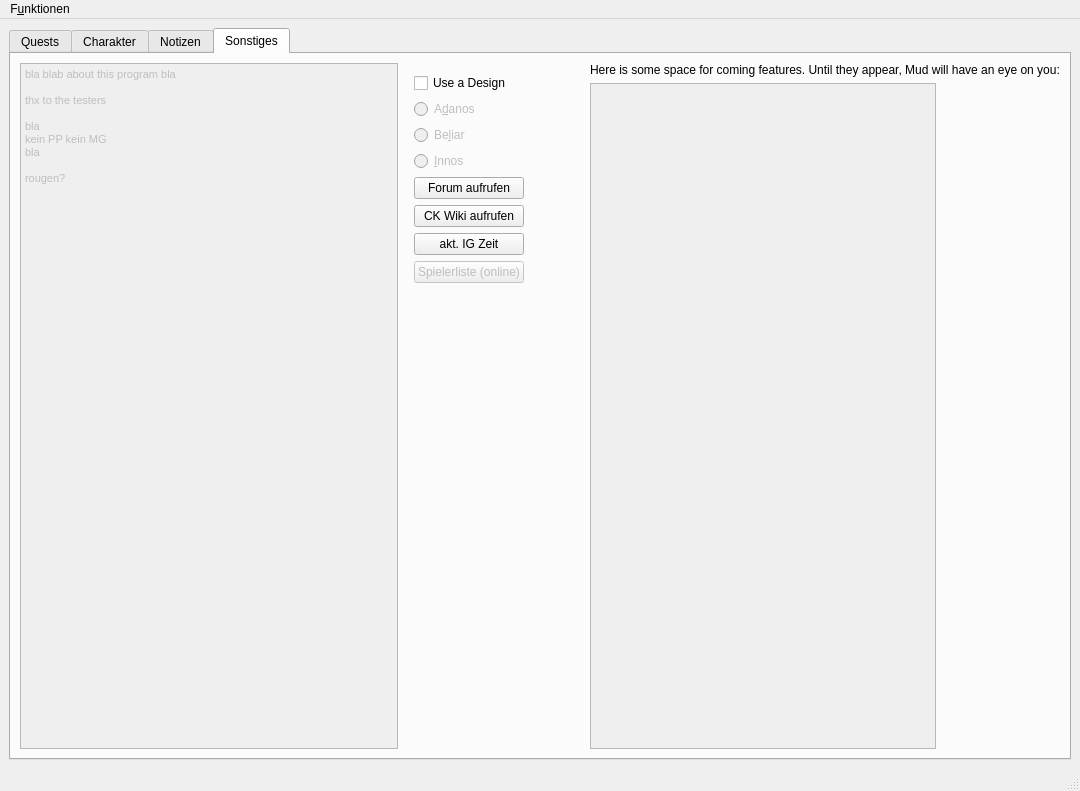
<?xml version="1.0" encoding="UTF-8"?>
<ui version="4.0">
 <class>MainWindow</class>
 <widget class="QMainWindow" name="MainWindow">
  <property name="enabled">
   <bool>true</bool>
  </property>
  <property name="geometry">
   <rect>
    <x>0</x>
    <y>0</y>
    <width>1080</width>
    <height>791</height>
   </rect>
  </property>
  <property name="windowTitle">
   <string>GMP - Questlog v1.0</string>
  </property>
  <property name="styleSheet">
   <string notr="true"/>
  </property>
  <widget class="QWidget" name="centralwidget">
   <layout class="QVBoxLayout" name="verticalLayout">
    <item>
     <widget class="QTabWidget" name="tabQuests">
      <property name="currentIndex">
       <number>3</number>
      </property>
      <widget class="QWidget" name="QuestTab">
       <attribute name="title">
        <string>Quests</string>
       </attribute>
       <layout class="QHBoxLayout" name="horizontalLayout">
        <item>
         <layout class="QGridLayout" name="gridLayout">
          <property name="leftMargin">
           <number>10</number>
          </property>
          <property name="topMargin">
           <number>10</number>
          </property>
          <property name="rightMargin">
           <number>10</number>
          </property>
          <property name="bottomMargin">
           <number>10</number>
          </property>
          <item row="0" column="0">
           <widget class="QLabel" name="label">
            <property name="text">
             <string>Übersicht</string>
            </property>
            <property name="alignment">
             <set>Qt::AlignCenter</set>
            </property>
            <property name="margin">
             <number>10</number>
            </property>
            <property name="indent">
             <number>-1</number>
            </property>
           </widget>
          </item>
          <item row="2" column="0">
           <layout class="QHBoxLayout" name="horizontalLayout_2">
            <property name="leftMargin">
             <number>5</number>
            </property>
            <property name="rightMargin">
             <number>5</number>
            </property>
            <item>
             <widget class="QPushButton" name="buttonNewPlace">
              <property name="text">
               <string>Neuer Ort</string>
              </property>
             </widget>
            </item>
            <item>
             <spacer name="horizontalSpacer">
              <property name="orientation">
               <enum>Qt::Horizontal</enum>
              </property>
              <property name="sizeHint" stdset="0">
               <size>
                <width>40</width>
                <height>20</height>
               </size>
              </property>
             </spacer>
            </item>
            <item>
             <widget class="QPushButton" name="buttonNewQuest">
              <property name="toolTip">
               <string>&lt;html&gt;&lt;head/&gt;&lt;body&gt;&lt;p&gt;Neue Quest erstellen&lt;/p&gt;&lt;/body&gt;&lt;/html&gt;</string>
              </property>
              <property name="text">
               <string>Neue Quest</string>
              </property>
             </widget>
            </item>
            <item>
             <spacer name="horizontalSpacer_9">
              <property name="orientation">
               <enum>Qt::Horizontal</enum>
              </property>
              <property name="sizeHint" stdset="0">
               <size>
                <width>40</width>
                <height>20</height>
               </size>
              </property>
             </spacer>
            </item>
            <item>
             <widget class="QPushButton" name="buttonQuestDone">
              <property name="toolTip">
               <string>&lt;html&gt;&lt;head/&gt;&lt;body&gt;&lt;p&gt;Quest als erledigt markieren&lt;/p&gt;&lt;/body&gt;&lt;/html&gt;</string>
              </property>
              <property name="text">
               <string>Quest Erledigt</string>
              </property>
             </widget>
            </item>
            <item>
             <widget class="QPushButton" name="buttonQuestFailed">
              <property name="text">
               <string>Quest Gescheitert</string>
              </property>
             </widget>
            </item>
           </layout>
          </item>
          <item row="1" column="0">
           <widget class="QTreeWidget" name="treeQuests">
            <property name="toolTip">
             <string>&lt;html&gt;&lt;head/&gt;&lt;body&gt;&lt;p&gt;Übersicht über die Quests und Orte.&lt;/p&gt;&lt;/body&gt;&lt;/html&gt;</string>
            </property>
            <column>
             <property name="text">
              <string>Quests</string>
             </property>
            </column>
           </widget>
          </item>
         </layout>
        </item>
        <item>
         <layout class="QGridLayout" name="gridLayout_2">
          <property name="leftMargin">
           <number>10</number>
          </property>
          <property name="topMargin">
           <number>10</number>
          </property>
          <property name="rightMargin">
           <number>10</number>
          </property>
          <property name="bottomMargin">
           <number>10</number>
          </property>
          <item row="9" column="0">
           <widget class="QTextEdit" name="textQuestDetails">
            <property name="toolTip">
             <string>&lt;html&gt;&lt;head/&gt;&lt;body&gt;&lt;p&gt;Details einer Quest.&lt;/p&gt;&lt;/body&gt;&lt;/html&gt;</string>
            </property>
           </widget>
          </item>
          <item row="8" column="0">
           <widget class="QLabel" name="label_16">
            <property name="text">
             <string>Details, weiter Infos:</string>
            </property>
           </widget>
          </item>
          <item row="0" column="0">
           <widget class="QLabel" name="label_2">
            <property name="text">
             <string>Details</string>
            </property>
            <property name="alignment">
             <set>Qt::AlignCenter</set>
            </property>
            <property name="margin">
             <number>10</number>
            </property>
           </widget>
          </item>
          <item row="5" column="0">
           <layout class="QHBoxLayout" name="horizontalLayout_6">
            <item>
             <widget class="QLabel" name="label_7">
              <property name="text">
               <string>Belohnung:          </string>
              </property>
             </widget>
            </item>
            <item>
             <widget class="QLineEdit" name="lineQuestRewards">
              <property name="maximumSize">
               <size>
                <width>400</width>
                <height>16777215</height>
               </size>
              </property>
              <property name="toolTip">
               <string>&lt;html&gt;&lt;head/&gt;&lt;body&gt;&lt;p&gt;Asugesetzte Belohnung im Falle des Questerfolgs.&lt;/p&gt;&lt;/body&gt;&lt;/html&gt;</string>
              </property>
             </widget>
            </item>
           </layout>
          </item>
          <item row="6" column="0">
           <widget class="QLabel" name="label_15">
            <property name="text">
             <string>Beschreibung</string>
            </property>
           </widget>
          </item>
          <item row="4" column="0">
           <layout class="QHBoxLayout" name="horizontalLayout_5">
            <property name="topMargin">
             <number>0</number>
            </property>
            <item>
             <widget class="QLabel" name="label_6">
              <property name="text">
               <string>Benötigte Items: </string>
              </property>
             </widget>
            </item>
            <item>
             <widget class="QLineEdit" name="lineQuestItems">
              <property name="maximumSize">
               <size>
                <width>400</width>
                <height>16777215</height>
               </size>
              </property>
             </widget>
            </item>
           </layout>
          </item>
          <item row="3" column="0">
           <layout class="QHBoxLayout" name="horizontalLayout_4">
            <item>
             <widget class="QLineEdit" name="lineQuestClient"/>
            </item>
            <item>
             <widget class="QLineEdit" name="lineQuestDeadLine">
              <property name="enabled">
               <bool>false</bool>
              </property>
             </widget>
            </item>
           </layout>
          </item>
          <item row="1" column="0">
           <layout class="QHBoxLayout" name="horizontalLayout_3">
            <item>
             <widget class="QLabel" name="label_5">
              <property name="text">
               <string>Auftraggeber</string>
              </property>
              <property name="textFormat">
               <enum>Qt::AutoText</enum>
              </property>
              <property name="alignment">
               <set>Qt::AlignCenter</set>
              </property>
             </widget>
            </item>
            <item>
             <widget class="QLabel" name="label_3">
              <property name="text">
               <string>Deadline</string>
              </property>
              <property name="alignment">
               <set>Qt::AlignCenter</set>
              </property>
             </widget>
            </item>
           </layout>
          </item>
          <item row="10" column="0">
           <widget class="QPushButton" name="buttonSaveQuestChanges">
            <property name="text">
             <string>Bearbeitetes Speichern</string>
            </property>
           </widget>
          </item>
          <item row="7" column="0">
           <widget class="QTextEdit" name="textQuestDesription">
            <property name="enabled">
             <bool>true</bool>
            </property>
            <property name="toolTip">
             <string>&lt;html&gt;&lt;head/&gt;&lt;body&gt;&lt;p&gt;Allgemeine Beschreibung einer Quest.&lt;/p&gt;&lt;/body&gt;&lt;/html&gt;</string>
            </property>
            <property name="html">
             <string>&lt;!DOCTYPE HTML PUBLIC &quot;-//W3C//DTD HTML 4.0//EN&quot; &quot;http://www.w3.org/TR/REC-html40/strict.dtd&quot;&gt;
&lt;html&gt;&lt;head&gt;&lt;meta name=&quot;qrichtext&quot; content=&quot;1&quot; /&gt;&lt;style type=&quot;text/css&quot;&gt;
p, li { white-space: pre-wrap; }
&lt;/style&gt;&lt;/head&gt;&lt;body style=&quot; font-family:'Noto Sans'; font-size:10pt; font-weight:400; font-style:normal;&quot;&gt;
&lt;p style=&quot;-qt-paragraph-type:empty; margin-top:0px; margin-bottom:0px; margin-left:0px; margin-right:0px; -qt-block-indent:0; text-indent:0px; font-family:'MS Shell Dlg 2'; font-size:8.25pt;&quot;&gt;&lt;br /&gt;&lt;/p&gt;&lt;/body&gt;&lt;/html&gt;</string>
            </property>
           </widget>
          </item>
         </layout>
        </item>
       </layout>
      </widget>
      <widget class="QWidget" name="charTab">
       <attribute name="title">
        <string>Charakter</string>
       </attribute>
       <layout class="QHBoxLayout" name="horizontalLayout_8">
        <item>
         <layout class="QVBoxLayout" name="verticalLayout_5">
          <property name="leftMargin">
           <number>10</number>
          </property>
          <property name="topMargin">
           <number>10</number>
          </property>
          <property name="rightMargin">
           <number>10</number>
          </property>
          <property name="bottomMargin">
           <number>10</number>
          </property>
          <item>
           <layout class="QHBoxLayout" name="horizontalLayout_7">
            <item>
             <widget class="QLabel" name="label_10">
              <property name="text">
               <string>Name</string>
              </property>
             </widget>
            </item>
            <item>
             <spacer name="horizontalSpacer_2">
              <property name="orientation">
               <enum>Qt::Horizontal</enum>
              </property>
              <property name="sizeType">
               <enum>QSizePolicy::Minimum</enum>
              </property>
              <property name="sizeHint" stdset="0">
               <size>
                <width>40</width>
                <height>20</height>
               </size>
              </property>
             </spacer>
            </item>
            <item>
             <widget class="QLineEdit" name="lineCharName">
              <property name="enabled">
               <bool>false</bool>
              </property>
              <property name="maximumSize">
               <size>
                <width>400</width>
                <height>16777215</height>
               </size>
              </property>
             </widget>
            </item>
           </layout>
          </item>
          <item>
           <layout class="QHBoxLayout" name="horizontalLayout_9">
            <item>
             <widget class="QLabel" name="label_8">
              <property name="text">
               <string>Alter </string>
              </property>
             </widget>
            </item>
            <item>
             <spacer name="horizontalSpacer_3">
              <property name="orientation">
               <enum>Qt::Horizontal</enum>
              </property>
              <property name="sizeType">
               <enum>QSizePolicy::Minimum</enum>
              </property>
              <property name="sizeHint" stdset="0">
               <size>
                <width>40</width>
                <height>20</height>
               </size>
              </property>
             </spacer>
            </item>
            <item>
             <widget class="QLineEdit" name="lineCharAge">
              <property name="maximumSize">
               <size>
                <width>400</width>
                <height>16777215</height>
               </size>
              </property>
             </widget>
            </item>
           </layout>
          </item>
          <item>
           <layout class="QHBoxLayout" name="horizontalLayout_10">
            <item>
             <widget class="QLabel" name="label_9">
              <property name="text">
               <string>Gilde </string>
              </property>
             </widget>
            </item>
            <item>
             <spacer name="horizontalSpacer_4">
              <property name="orientation">
               <enum>Qt::Horizontal</enum>
              </property>
              <property name="sizeType">
               <enum>QSizePolicy::Minimum</enum>
              </property>
              <property name="sizeHint" stdset="0">
               <size>
                <width>40</width>
                <height>20</height>
               </size>
              </property>
             </spacer>
            </item>
            <item>
             <widget class="QLineEdit" name="lineCharGild">
              <property name="maximumSize">
               <size>
                <width>400</width>
                <height>16777215</height>
               </size>
              </property>
             </widget>
            </item>
           </layout>
          </item>
          <item>
           <layout class="QVBoxLayout" name="verticalLayout_6">
            <property name="leftMargin">
             <number>10</number>
            </property>
            <property name="topMargin">
             <number>10</number>
            </property>
            <property name="rightMargin">
             <number>10</number>
            </property>
            <property name="bottomMargin">
             <number>10</number>
            </property>
            <item>
             <widget class="QLabel" name="label_11">
              <property name="text">
               <string>RP-Items:</string>
              </property>
             </widget>
            </item>
            <item>
             <widget class="QTextEdit" name="textCharItems"/>
            </item>
            <item>
             <widget class="QLabel" name="label_12">
              <property name="text">
               <string>Charakter-Story:</string>
              </property>
             </widget>
            </item>
            <item>
             <widget class="QTextEdit" name="textCharStory"/>
            </item>
            <item>
             <widget class="QPushButton" name="buttonSaveCharChanges">
              <property name="text">
               <string>Änderungen am Charakter übernehmen</string>
              </property>
             </widget>
            </item>
           </layout>
          </item>
         </layout>
        </item>
        <item>
         <layout class="QVBoxLayout" name="verticalLayout_3">
          <property name="leftMargin">
           <number>10</number>
          </property>
          <property name="topMargin">
           <number>10</number>
          </property>
          <property name="rightMargin">
           <number>10</number>
          </property>
          <property name="bottomMargin">
           <number>10</number>
          </property>
          <item>
           <layout class="QHBoxLayout" name="horizontalLayout_13">
            <item>
             <widget class="QLabel" name="label_17">
              <property name="text">
               <string>Status  </string>
              </property>
             </widget>
            </item>
            <item>
             <spacer name="horizontalSpacer_5">
              <property name="orientation">
               <enum>Qt::Horizontal</enum>
              </property>
              <property name="sizeType">
               <enum>QSizePolicy::Minimum</enum>
              </property>
              <property name="sizeHint" stdset="0">
               <size>
                <width>40</width>
                <height>20</height>
               </size>
              </property>
             </spacer>
            </item>
            <item>
             <widget class="QLineEdit" name="lineCharStatus">
              <property name="maximumSize">
               <size>
                <width>400</width>
                <height>16777215</height>
               </size>
              </property>
             </widget>
            </item>
           </layout>
          </item>
          <item>
           <layout class="QHBoxLayout" name="horizontalLayout_15">
            <item>
             <widget class="QLabel" name="label_19">
              <property name="text">
               <string>Beruf    </string>
              </property>
             </widget>
            </item>
            <item>
             <spacer name="horizontalSpacer_7">
              <property name="orientation">
               <enum>Qt::Horizontal</enum>
              </property>
              <property name="sizeType">
               <enum>QSizePolicy::Minimum</enum>
              </property>
              <property name="sizeHint" stdset="0">
               <size>
                <width>40</width>
                <height>20</height>
               </size>
              </property>
             </spacer>
            </item>
            <item>
             <widget class="QLineEdit" name="lineCharJob">
              <property name="maximumSize">
               <size>
                <width>400</width>
                <height>16777215</height>
               </size>
              </property>
             </widget>
            </item>
           </layout>
          </item>
          <item>
           <layout class="QHBoxLayout" name="horizontalLayout_14">
            <item>
             <widget class="QLabel" name="label_18">
              <property name="text">
               <string>Glaube </string>
              </property>
             </widget>
            </item>
            <item>
             <spacer name="horizontalSpacer_6">
              <property name="orientation">
               <enum>Qt::Horizontal</enum>
              </property>
              <property name="sizeType">
               <enum>QSizePolicy::Expanding</enum>
              </property>
              <property name="sizeHint" stdset="0">
               <size>
                <width>40</width>
                <height>20</height>
               </size>
              </property>
             </spacer>
            </item>
            <item>
             <widget class="QLineEdit" name="lineCharReligion">
              <property name="maximumSize">
               <size>
                <width>250</width>
                <height>16777215</height>
               </size>
              </property>
             </widget>
            </item>
           </layout>
          </item>
          <item>
           <layout class="QVBoxLayout" name="verticalLayout_8">
            <property name="leftMargin">
             <number>10</number>
            </property>
            <property name="topMargin">
             <number>12</number>
            </property>
            <property name="rightMargin">
             <number>10</number>
            </property>
            <property name="bottomMargin">
             <number>10</number>
            </property>
            <item>
             <widget class="QLabel" name="label_13">
              <property name="text">
               <string>Erledigte Quests:</string>
              </property>
             </widget>
            </item>
            <item>
             <widget class="QListWidget" name="listQuestsDone"/>
            </item>
            <item>
             <widget class="QLabel" name="label_14">
              <property name="text">
               <string>Quest-Details:</string>
              </property>
             </widget>
            </item>
            <item>
             <widget class="QTextEdit" name="textQuestDoneDetails">
              <property name="enabled">
               <bool>false</bool>
              </property>
             </widget>
            </item>
            <item>
             <widget class="QPushButton" name="buttonPlaceholder">
              <property name="toolTip">
               <string>&lt;html&gt;&lt;head/&gt;&lt;body&gt;&lt;p&gt;Placeholder for upcoming features.&lt;/p&gt;&lt;/body&gt;&lt;/html&gt;</string>
              </property>
              <property name="text">
               <string>PlaceHolder</string>
              </property>
             </widget>
            </item>
           </layout>
          </item>
         </layout>
        </item>
       </layout>
      </widget>
      <widget class="QWidget" name="tabNotes">
       <attribute name="title">
        <string>Notizen</string>
       </attribute>
       <layout class="QGridLayout" name="gridLayout_3">
        <item row="1" column="0">
         <widget class="QTextEdit" name="textNotes"/>
        </item>
        <item row="0" column="0">
         <widget class="QLabel" name="label_21">
          <property name="text">
           <string>Notizen:</string>
          </property>
         </widget>
        </item>
        <item row="2" column="0">
         <layout class="QHBoxLayout" name="horizontalLayout_16">
          <property name="leftMargin">
           <number>10</number>
          </property>
          <property name="topMargin">
           <number>10</number>
          </property>
          <property name="rightMargin">
           <number>10</number>
          </property>
          <property name="bottomMargin">
           <number>10</number>
          </property>
          <item>
           <widget class="QPushButton" name="buttonNotesSave">
            <property name="text">
             <string>Speichern</string>
            </property>
           </widget>
          </item>
          <item>
           <widget class="QPushButton" name="buttonNotesClear">
            <property name="text">
             <string>Alles löschen</string>
            </property>
           </widget>
          </item>
         </layout>
        </item>
       </layout>
      </widget>
      <widget class="QWidget" name="tabMisc">
       <attribute name="title">
        <string>Sonstiges</string>
       </attribute>
       <layout class="QHBoxLayout" name="horizontalLayout_11">
        <item>
         <layout class="QHBoxLayout" name="horizontalLayout_12">
          <item>
           <widget class="QTextEdit" name="textAbout">
            <property name="enabled">
             <bool>false</bool>
            </property>
            <property name="html">
             <string>&lt;!DOCTYPE HTML PUBLIC &quot;-//W3C//DTD HTML 4.0//EN&quot; &quot;http://www.w3.org/TR/REC-html40/strict.dtd&quot;&gt;
&lt;html&gt;&lt;head&gt;&lt;meta name=&quot;qrichtext&quot; content=&quot;1&quot; /&gt;&lt;style type=&quot;text/css&quot;&gt;
p, li { white-space: pre-wrap; }
&lt;/style&gt;&lt;/head&gt;&lt;body style=&quot; font-family:'Noto Sans'; font-size:10pt; font-weight:400; font-style:normal;&quot;&gt;
&lt;p style=&quot; margin-top:0px; margin-bottom:0px; margin-left:0px; margin-right:0px; -qt-block-indent:0; text-indent:0px;&quot;&gt;&lt;span style=&quot; font-family:'MS Shell Dlg 2'; font-size:8.25pt;&quot;&gt;bla blab about this program bla&lt;/span&gt;&lt;/p&gt;
&lt;p style=&quot;-qt-paragraph-type:empty; margin-top:0px; margin-bottom:0px; margin-left:0px; margin-right:0px; -qt-block-indent:0; text-indent:0px; font-family:'MS Shell Dlg 2'; font-size:8.25pt;&quot;&gt;&lt;br /&gt;&lt;/p&gt;
&lt;p style=&quot; margin-top:0px; margin-bottom:0px; margin-left:0px; margin-right:0px; -qt-block-indent:0; text-indent:0px;&quot;&gt;&lt;span style=&quot; font-family:'MS Shell Dlg 2'; font-size:8.25pt;&quot;&gt;thx to the testers&lt;/span&gt;&lt;/p&gt;
&lt;p style=&quot;-qt-paragraph-type:empty; margin-top:0px; margin-bottom:0px; margin-left:0px; margin-right:0px; -qt-block-indent:0; text-indent:0px; font-family:'MS Shell Dlg 2'; font-size:8.25pt;&quot;&gt;&lt;br /&gt;&lt;/p&gt;
&lt;p style=&quot; margin-top:0px; margin-bottom:0px; margin-left:0px; margin-right:0px; -qt-block-indent:0; text-indent:0px;&quot;&gt;&lt;span style=&quot; font-family:'MS Shell Dlg 2'; font-size:8.25pt;&quot;&gt;bla&lt;/span&gt;&lt;/p&gt;
&lt;p style=&quot; margin-top:0px; margin-bottom:0px; margin-left:0px; margin-right:0px; -qt-block-indent:0; text-indent:0px;&quot;&gt;&lt;span style=&quot; font-family:'MS Shell Dlg 2'; font-size:8.25pt;&quot;&gt;kein PP kein MG&lt;/span&gt;&lt;/p&gt;
&lt;p style=&quot; margin-top:0px; margin-bottom:0px; margin-left:0px; margin-right:0px; -qt-block-indent:0; text-indent:0px;&quot;&gt;&lt;span style=&quot; font-family:'MS Shell Dlg 2'; font-size:8.25pt;&quot;&gt;bla&lt;/span&gt;&lt;/p&gt;
&lt;p style=&quot;-qt-paragraph-type:empty; margin-top:0px; margin-bottom:0px; margin-left:0px; margin-right:0px; -qt-block-indent:0; text-indent:0px; font-family:'MS Shell Dlg 2'; font-size:8.25pt;&quot;&gt;&lt;br /&gt;&lt;/p&gt;
&lt;p style=&quot; margin-top:0px; margin-bottom:0px; margin-left:0px; margin-right:0px; -qt-block-indent:0; text-indent:0px;&quot;&gt;&lt;span style=&quot; font-family:'MS Shell Dlg 2'; font-size:8.25pt;&quot;&gt;rougen?&lt;/span&gt;&lt;/p&gt;&lt;/body&gt;&lt;/html&gt;</string>
            </property>
           </widget>
          </item>
         </layout>
        </item>
        <item>
         <layout class="QVBoxLayout" name="verticalLayout_4">
          <property name="leftMargin">
           <number>10</number>
          </property>
          <property name="topMargin">
           <number>10</number>
          </property>
          <property name="rightMargin">
           <number>10</number>
          </property>
          <property name="bottomMargin">
           <number>10</number>
          </property>
          <item>
           <widget class="QCheckBox" name="checkStyle">
            <property name="text">
             <string>Use a Design</string>
            </property>
           </widget>
          </item>
          <item>
           <widget class="QRadioButton" name="radioAdanosStyle">
            <property name="enabled">
             <bool>false</bool>
            </property>
            <property name="text">
             <string>A&amp;danos</string>
            </property>
           </widget>
          </item>
          <item>
           <widget class="QRadioButton" name="radioBeliarStyle">
            <property name="enabled">
             <bool>false</bool>
            </property>
            <property name="text">
             <string>Be&amp;liar</string>
            </property>
           </widget>
          </item>
          <item>
           <widget class="QRadioButton" name="radioInnosStyle">
            <property name="enabled">
             <bool>false</bool>
            </property>
            <property name="text">
             <string>&amp;Innos</string>
            </property>
           </widget>
          </item>
          <item>
           <widget class="QPushButton" name="buttonCallBoard">
            <property name="text">
             <string>Forum aufrufen</string>
            </property>
           </widget>
          </item>
          <item>
           <widget class="QPushButton" name="buttonCallWiki">
            <property name="text">
             <string>CK Wiki aufrufen</string>
            </property>
           </widget>
          </item>
          <item>
           <widget class="QPushButton" name="buttonGetTime">
            <property name="text">
             <string>akt. IG Zeit</string>
            </property>
           </widget>
          </item>
          <item>
           <widget class="QPushButton" name="buttonGetPlayers">
            <property name="enabled">
             <bool>false</bool>
            </property>
            <property name="text">
             <string>Spielerliste (online)</string>
            </property>
           </widget>
          </item>
          <item>
           <spacer name="verticalSpacer">
            <property name="orientation">
             <enum>Qt::Vertical</enum>
            </property>
            <property name="sizeHint" stdset="0">
             <size>
              <width>20</width>
              <height>40</height>
             </size>
            </property>
           </spacer>
          </item>
         </layout>
        </item>
        <item>
         <spacer name="horizontalSpacer_8">
          <property name="orientation">
           <enum>Qt::Horizontal</enum>
          </property>
          <property name="sizeType">
           <enum>QSizePolicy::Minimum</enum>
          </property>
          <property name="sizeHint" stdset="0">
           <size>
            <width>40</width>
            <height>20</height>
           </size>
          </property>
         </spacer>
        </item>
        <item>
         <layout class="QVBoxLayout" name="verticalLayout_2">
          <property name="leftMargin">
           <number>10</number>
          </property>
          <item>
           <widget class="QLabel" name="label_20">
            <property name="text">
             <string>Here is some space for coming features. Until they appear, Mud will have an eye on you:</string>
            </property>
            <property name="alignment">
             <set>Qt::AlignLeading|Qt::AlignLeft|Qt::AlignVCenter</set>
            </property>
           </widget>
          </item>
          <item>
           <widget class="QTextEdit" name="textEdit_6">
            <property name="enabled">
             <bool>false</bool>
            </property>
            <property name="maximumSize">
             <size>
              <width>346</width>
              <height>748</height>
             </size>
            </property>
            <property name="styleSheet">
             <string notr="true">background-image: url(&quot;../img/mud.jpg&quot;);
background-repeat: no-repeat;
</string>
            </property>
           </widget>
          </item>
         </layout>
        </item>
       </layout>
      </widget>
     </widget>
    </item>
   </layout>
  </widget>
  <widget class="QMenuBar" name="menubar">
   <property name="geometry">
    <rect>
     <x>0</x>
     <y>0</y>
     <width>1080</width>
     <height>30</height>
    </rect>
   </property>
   <widget class="QMenu" name="menuFunktionen">
    <property name="title">
     <string>F&amp;unktionen</string>
    </property>
    <addaction name="actionNewChar"/>
    <addaction name="actionLoadChar"/>
    <addaction name="actionQuest_Verschieben"/>
    <addaction name="actionQuest_L_schen"/>
    <addaction name="actionOrt_L_schen"/>
    <addaction name="actionDeleteChar"/>
    <addaction name="separator"/>
    <addaction name="actionExit"/>
   </widget>
   <addaction name="menuFunktionen"/>
  </widget>
  <widget class="QStatusBar" name="statusbar"/>
  <action name="actionNewChar">
   <property name="text">
    <string>&amp;Neuer Charakter</string>
   </property>
  </action>
  <action name="actionExit">
   <property name="text">
    <string>&amp;Beenden</string>
   </property>
  </action>
  <action name="actionDeleteChar">
   <property name="text">
    <string>Charakter &amp;löschen</string>
   </property>
  </action>
  <action name="actionLoadChar">
   <property name="text">
    <string>&amp;Charakter laden</string>
   </property>
  </action>
  <action name="actionQuest_L_schen">
   <property name="enabled">
    <bool>false</bool>
   </property>
   <property name="text">
    <string>Quest Löschen</string>
   </property>
  </action>
  <action name="actionQuest_Verschieben">
   <property name="enabled">
    <bool>false</bool>
   </property>
   <property name="text">
    <string>Quest Verschieben</string>
   </property>
  </action>
  <action name="actionOrt_L_schen">
   <property name="enabled">
    <bool>false</bool>
   </property>
   <property name="text">
    <string>Ort Löschen</string>
   </property>
  </action>
 </widget>
 <resources/>
 <connections/>
</ui>
